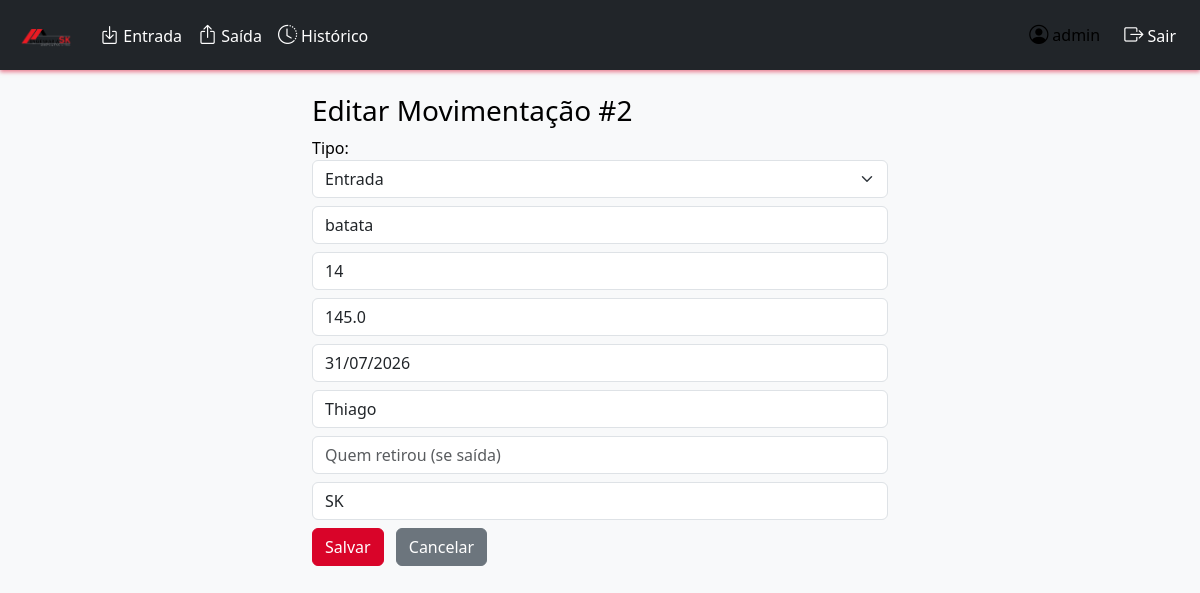
Screenshot of /editar/2 (signed in) with the database file from the repository.
### tables this page shows
CREATE TABLE movimentacoes (
                id INTEGER PRIMARY KEY,
                tipo TEXT,
                material TEXT,
                quantidade INTEGER,
                valor REAL,
                data TEXT,
                quem_colocou TEXT,
                quem_retirou TEXT,
                equipe TEXT
            );

### app.py (the view, shortened to what this page needs)
@app.route('/editar/<int:id>', methods=['GET', 'POST'])
def editar_movimentacao(id):
    conn = sqlite3.connect('database.db')
    c = conn.cursor()
    c.execute('SELECT * FROM movimentacoes WHERE id=?', (id,))
    mov = c.fetchone()
    conn.close()
    if not mov:
        return "Movimentação não encontrada", 404
    return render_template('editar.html', mov=mov)

### templates/editar.html (shortened to what this page needs)
{% extends 'base.html' %}
{% block content %}
<div class="container mt-4" style="max-width: 600px;">
  <h3>Editar Movimentação #{{ mov[0] }}</h3>
  <form method="POST">
    <label>Tipo:</label>
    <select name="tipo" class="form-select mb-2" required>
      <option value="entrada" {% if mov[1] == 'entrada' %}selected{% endif %}>Entrada</option>
    </select>
    <input class="form-control mb-2" name="material" value="{{ mov[2] }}" placeholder="Material" required>
    <input class="form-control mb-2" type="number" name="quantidade" value="{{ mov[3] }}" placeholder="Quantidade" required>
    <input class="form-control mb-2" type="number" step="0.01" name="valor" value="{{ mov[4] }}" placeholder="Valor" required>
    <input class="form-control mb-2" name="data" value="{{ mov[5] }}" placeholder="Data (YYYY-MM-DD)" required>
    <input class="form-control mb-2" name="quem_colocou" value="{{ mov[6] }}" placeholder="Quem colocou (se entrada)">
    <input class="form-control mb-2" name="quem_retirou" value="{{ mov[7] }}" placeholder="Quem retirou (se saída)">
    <input class="form-control mb-2" name="equipe" value="{{ mov[8] }}" placeholder="Equipe Técnica" required>
    <button class="btn btn-primary">Salvar</button>
    <a href="{{ url_for('index') }}" class="btn btn-secondary ms-2">Cancelar</a>
  </form>
</div>
{% endblock %}

### static/css/style.css (style rules this page uses)
body { background-color: #fff; font-family: 'Segoe UI', Tahoma, Geneva, Verdana, sans-serif; color: #000; }
.container { margin-top: 20px; }
form input, form select, form textarea { border-radius: 0.25rem; border: 1px solid #ccc; padding: 0.5rem; font-size: 1rem; transition: border-color 0.3s ease-in-out; }
.btn-primary { background-color: #d90429; border-color: #d90429; transition: background-color 0.3s ease; color: #fff; }

### rows the page displays
movimentacoes: id "2", tipo "Entrada", material "batata", quantidade "14", valor "145.0", data "31/07/2026", quem_colocou "Thiago", equipe "SK"

### other values shown
{{ session['user'] }} "admin"
